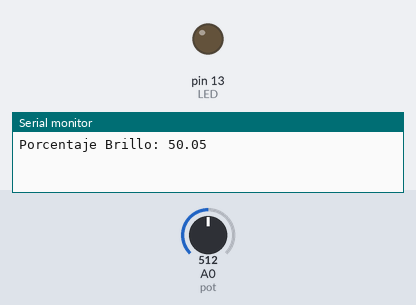
Bench run of a sketch on a simulated Arduino Uno, built with avr-gcc and run on an emulated ATmega328P. Shown: output pins drawn as LEDs (lit = HIGH), the last lines printed to the serial monitor. Inputs (shaded band) come from the test bench; at power-on: A0 (pot) = 512.

Above: at 0.1 s.
At 1.1 s:
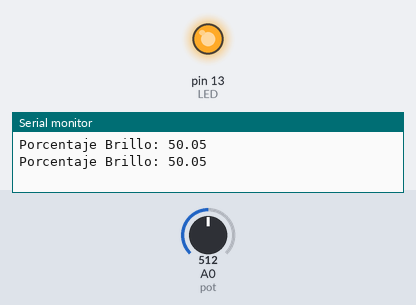
Timing chart, 0 to 2.6 s (numbered marks = the images above):
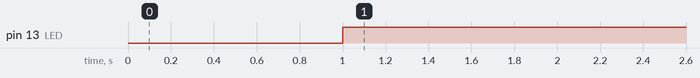

The sketch:

P3A2-PWM.ino
```cpp
#define pot A0
#define LED 13

float value = 0.0;
float brillo;

int pwm = 0;

void setup() {
  pinMode(LED, OUTPUT);
  Serial.begin(9600); // Empezamos una comunicación entre el Arduino y la computadora
}

void loop() {
  value = analogRead(pot); // Leemos el valor de analógico del potenciometro (0-1023)
  pwm = value/4; // Convertimos el valor del potenciometro (0-1023) al valor que lee el led (0-254)
  brillo = (value/1023)*100; // Convertimos de valor (0-1023) a voltaje (0-5)


  Serial.print("Porcentaje Brillo: "); // Imprimimos valor del potenciometro a la consola
  Serial.println(brillo);
  delay(1000);

  analogWrite(LED, pwm); // Prendemos el LED con la intensidad proporcional al valor del potenciometro
}
```

Measured:
- by itself, pin 13 (LED): LOW → HIGH at 1.0 s
